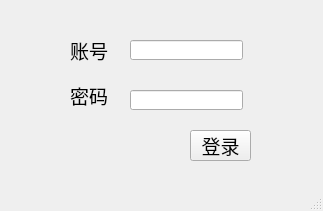
<?xml version="1.0" encoding="UTF-8"?>
<ui version="4.0">
 <class>LoginWindow</class>
 <widget class="QMainWindow" name="LoginWindow">
  <property name="geometry">
   <rect>
    <x>0</x>
    <y>0</y>
    <width>323</width>
    <height>211</height>
   </rect>
  </property>
  <property name="windowTitle">
   <string>登录窗口</string>
  </property>
  <widget class="QWidget" name="centralwidget">
   <widget class="QLabel" name="usernameLabel">
    <property name="geometry">
     <rect>
      <x>70</x>
      <y>30</y>
      <width>61</width>
      <height>41</height>
     </rect>
    </property>
    <property name="font">
     <font>
      <family>Agency FB</family>
      <pointsize>14</pointsize>
     </font>
    </property>
    <property name="text">
     <string>账号</string>
    </property>
   </widget>
   <widget class="QLabel" name="passwordLabel">
    <property name="geometry">
     <rect>
      <x>70</x>
      <y>80</y>
      <width>61</width>
      <height>31</height>
     </rect>
    </property>
    <property name="font">
     <font>
      <family>Agency FB</family>
      <pointsize>14</pointsize>
     </font>
    </property>
    <property name="text">
     <string>密码</string>
    </property>
   </widget>
   <widget class="QLineEdit" name="usernameEdit">
    <property name="geometry">
     <rect>
      <x>130</x>
      <y>40</y>
      <width>113</width>
      <height>20</height>
     </rect>
    </property>
   </widget>
   <widget class="QLineEdit" name="passwordEdit">
    <property name="geometry">
     <rect>
      <x>130</x>
      <y>90</y>
      <width>113</width>
      <height>20</height>
     </rect>
    </property>
    <property name="echoMode">
     <enum>QLineEdit::Password</enum>
    </property>
   </widget>
   <widget class="QPushButton" name="loginButton">
    <property name="geometry">
     <rect>
      <x>190</x>
      <y>130</y>
      <width>61</width>
      <height>31</height>
     </rect>
    </property>
    <property name="font">
     <font>
      <family>Agency FB</family>
      <pointsize>14</pointsize>
     </font>
    </property>
    <property name="text">
     <string>登录</string>
    </property>
   </widget>
  </widget>
  <widget class="QMenuBar" name="menubar">
   <property name="geometry">
    <rect>
     <x>0</x>
     <y>0</y>
     <width>323</width>
     <height>23</height>
    </rect>
   </property>
  </widget>
  <widget class="QStatusBar" name="statusbar"/>
 </widget>
 <resources/>
 <connections/>
</ui>
